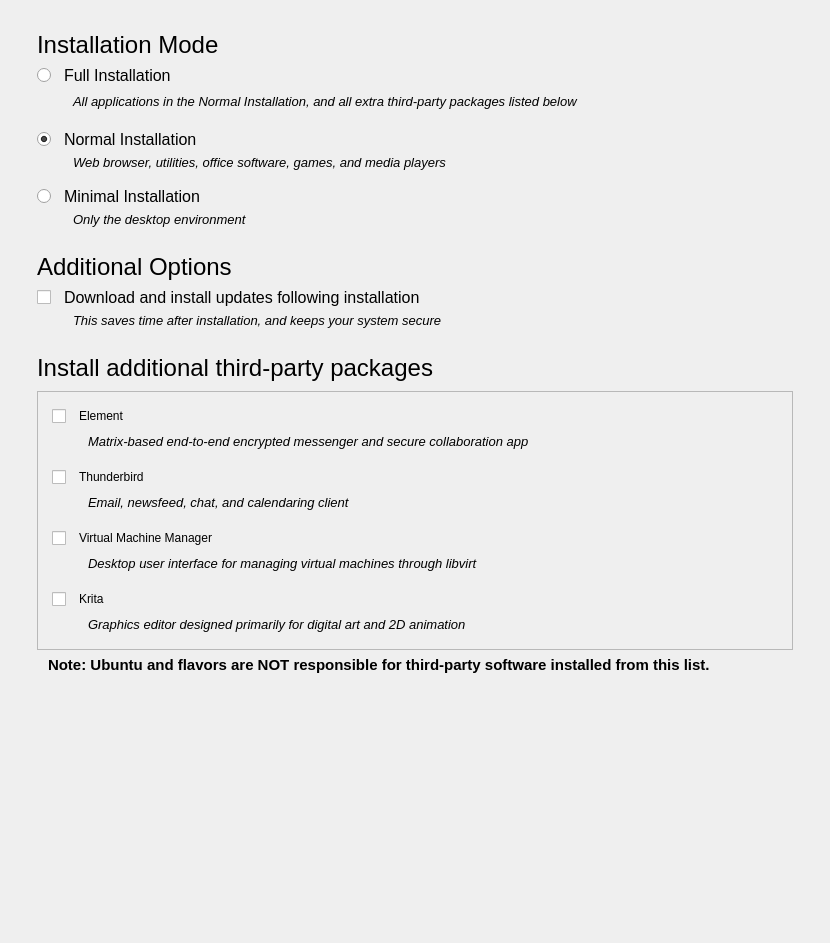
<?xml version="1.0" encoding="UTF-8"?>
<ui version="4.0">
 <class>pkgselect</class>
 <widget class="QWidget" name="pkgselect">
  <property name="geometry">
   <rect>
    <x>0</x>
    <y>0</y>
    <width>830</width>
    <height>943</height>
   </rect>
  </property>
  <property name="windowTitle">
   <string>Form</string>
  </property>
  <property name="styleSheet">
   <string notr="true">QRadioButton {
    spacing: 13px;
}

QCheckBox {
    spacing: 13px;
}

QLabel {
    padding-left: 33px;
    padding-right: 33px;
}</string>
  </property>
  <layout class="QGridLayout" name="gridLayout">
   <item row="17" column="1">
    <spacer name="verticalSpacer_11">
     <property name="orientation">
      <enum>Qt::Vertical</enum>
     </property>
     <property name="sizeType">
      <enum>QSizePolicy::Fixed</enum>
     </property>
     <property name="sizeHint" stdset="0">
      <size>
       <width>20</width>
       <height>3</height>
      </size>
     </property>
    </spacer>
   </item>
   <item row="9" column="1">
    <widget class="QRadioButton" name="minimal_button">
     <property name="maximumSize">
      <size>
       <width>16777215</width>
       <height>21</height>
      </size>
     </property>
     <property name="font">
      <font>
       <pointsize>12</pointsize>
      </font>
     </property>
     <property name="text">
      <string>Minimal Installation</string>
     </property>
    </widget>
   </item>
   <item row="16" column="1">
    <widget class="QLabel" name="extraparty_text">
     <property name="font">
      <font>
       <pointsize>18</pointsize>
       <weight>50</weight>
       <bold>false</bold>
      </font>
     </property>
     <property name="styleSheet">
      <string notr="true">padding-left: 0px; padding-right: 0px;</string>
     </property>
     <property name="text">
      <string>Install additional third-party packages</string>
     </property>
    </widget>
   </item>
   <item row="2" column="1">
    <widget class="QRadioButton" name="full_button">
     <property name="maximumSize">
      <size>
       <width>16777215</width>
       <height>21</height>
      </size>
     </property>
     <property name="font">
      <font>
       <pointsize>12</pointsize>
      </font>
     </property>
     <property name="text">
      <string>Full Installation</string>
     </property>
    </widget>
   </item>
   <item row="10" column="1">
    <widget class="QLabel" name="minimal_text">
     <property name="font">
      <font>
       <pointsize>10</pointsize>
       <italic>true</italic>
      </font>
     </property>
     <property name="text">
      <string>Only the desktop environment</string>
     </property>
    </widget>
   </item>
   <item row="0" column="0">
    <spacer name="left_spacer">
     <property name="orientation">
      <enum>Qt::Horizontal</enum>
     </property>
     <property name="sizeType">
      <enum>QSizePolicy::Minimum</enum>
     </property>
     <property name="sizeHint" stdset="0">
      <size>
       <width>20</width>
       <height>20</height>
      </size>
     </property>
    </spacer>
   </item>
   <item row="0" column="2">
    <spacer name="right_spacer">
     <property name="orientation">
      <enum>Qt::Horizontal</enum>
     </property>
     <property name="sizeType">
      <enum>QSizePolicy::Minimum</enum>
     </property>
     <property name="sizeHint" stdset="0">
      <size>
       <width>20</width>
       <height>20</height>
      </size>
     </property>
    </spacer>
   </item>
   <item row="20" column="1">
    <spacer name="pushup">
     <property name="orientation">
      <enum>Qt::Vertical</enum>
     </property>
     <property name="sizeHint" stdset="0">
      <size>
       <width>20</width>
       <height>40</height>
      </size>
     </property>
    </spacer>
   </item>
   <item row="12" column="1">
    <widget class="QLabel" name="additional_label">
     <property name="font">
      <font>
       <pointsize>18</pointsize>
       <weight>50</weight>
       <bold>false</bold>
      </font>
     </property>
     <property name="styleSheet">
      <string notr="true">padding-left: 0px; padding-right: 0px;</string>
     </property>
     <property name="text">
      <string>Additional Options</string>
     </property>
    </widget>
   </item>
   <item row="3" column="1">
    <widget class="QLabel" name="full_text">
     <property name="font">
      <font>
       <pointsize>10</pointsize>
       <italic>true</italic>
      </font>
     </property>
     <property name="text">
      <string>All applications in the Normal Installation, and all extra third-party packages listed below</string>
     </property>
     <property name="alignment">
      <set>Qt::AlignLeading|Qt::AlignLeft|Qt::AlignTop</set>
     </property>
    </widget>
   </item>
   <item row="8" column="1">
    <spacer name="verticalSpacer_6">
     <property name="orientation">
      <enum>Qt::Vertical</enum>
     </property>
     <property name="sizeType">
      <enum>QSizePolicy::Fixed</enum>
     </property>
     <property name="sizeHint" stdset="0">
      <size>
       <width>20</width>
       <height>10</height>
      </size>
     </property>
    </spacer>
   </item>
   <item row="0" column="1">
    <spacer name="verticalSpacer">
     <property name="orientation">
      <enum>Qt::Vertical</enum>
     </property>
     <property name="sizeType">
      <enum>QSizePolicy::Fixed</enum>
     </property>
     <property name="sizeHint" stdset="0">
      <size>
       <width>20</width>
       <height>20</height>
      </size>
     </property>
    </spacer>
   </item>
   <item row="15" column="1">
    <spacer name="verticalSpacer_3">
     <property name="orientation">
      <enum>Qt::Vertical</enum>
     </property>
     <property name="sizeType">
      <enum>QSizePolicy::Fixed</enum>
     </property>
     <property name="sizeHint" stdset="0">
      <size>
       <width>20</width>
       <height>20</height>
      </size>
     </property>
    </spacer>
   </item>
   <item row="13" column="1">
    <widget class="QCheckBox" name="updates_button">
     <property name="maximumSize">
      <size>
       <width>16777215</width>
       <height>21</height>
      </size>
     </property>
     <property name="font">
      <font>
       <pointsize>12</pointsize>
      </font>
     </property>
     <property name="text">
      <string>Download and install updates following installation</string>
     </property>
    </widget>
   </item>
   <item row="14" column="1">
    <widget class="QLabel" name="updates_text">
     <property name="font">
      <font>
       <pointsize>10</pointsize>
       <italic>true</italic>
      </font>
     </property>
     <property name="text">
      <string>This saves time after installation, and keeps your system secure</string>
     </property>
    </widget>
   </item>
   <item row="7" column="1">
    <widget class="QLabel" name="normal_text">
     <property name="font">
      <font>
       <pointsize>10</pointsize>
       <italic>true</italic>
      </font>
     </property>
     <property name="text">
      <string>Web browser, utilities, office software, games, and media players</string>
     </property>
    </widget>
   </item>
   <item row="11" column="1">
    <spacer name="verticalSpacer_2">
     <property name="orientation">
      <enum>Qt::Vertical</enum>
     </property>
     <property name="sizeType">
      <enum>QSizePolicy::Fixed</enum>
     </property>
     <property name="sizeHint" stdset="0">
      <size>
       <width>20</width>
       <height>20</height>
      </size>
     </property>
    </spacer>
   </item>
   <item row="6" column="1">
    <widget class="QRadioButton" name="normal_button">
     <property name="maximumSize">
      <size>
       <width>16777215</width>
       <height>21</height>
      </size>
     </property>
     <property name="font">
      <font>
       <pointsize>12</pointsize>
      </font>
     </property>
     <property name="text">
      <string>Normal Installation</string>
     </property>
     <property name="checked">
      <bool>true</bool>
     </property>
    </widget>
   </item>
   <item row="19" column="0" colspan="3">
    <widget class="QLabel" name="mandatory_warning_label">
     <property name="font">
      <font>
       <pointsize>11</pointsize>
       <weight>75</weight>
       <italic>false</italic>
       <bold>true</bold>
      </font>
     </property>
     <property name="text">
      <string>Note: Ubuntu and flavors are NOT responsible for third-party software installed from this list.</string>
     </property>
     <property name="wordWrap">
      <bool>true</bool>
     </property>
    </widget>
   </item>
   <item row="1" column="1">
    <widget class="QLabel" name="apps_label">
     <property name="font">
      <font>
       <pointsize>18</pointsize>
       <weight>50</weight>
       <bold>false</bold>
      </font>
     </property>
     <property name="styleSheet">
      <string notr="true">padding-left: 0px; padding-right: 0px;</string>
     </property>
     <property name="text">
      <string>Installation Mode</string>
     </property>
    </widget>
   </item>
   <item row="18" column="1">
    <widget class="QScrollArea" name="extraparty_scroll">
     <property name="widgetResizable">
      <bool>true</bool>
     </property>
     <widget class="QWidget" name="extraparty_scrollhouse">
      <property name="geometry">
       <rect>
        <x>0</x>
        <y>0</y>
        <width>762</width>
        <height>281</height>
       </rect>
      </property>
      <layout class="QGridLayout" name="gridLayout_2">
       <item row="8" column="1">
        <widget class="QCheckBox" name="virtmanager_button">
         <property name="maximumSize">
          <size>
           <width>16777215</width>
           <height>21</height>
          </size>
         </property>
         <property name="text">
          <string>Virtual Machine Manager</string>
         </property>
        </widget>
       </item>
       <item row="1" column="1">
        <widget class="QCheckBox" name="element_button">
         <property name="maximumSize">
          <size>
           <width>16777215</width>
           <height>21</height>
          </size>
         </property>
         <property name="text">
          <string>Element</string>
         </property>
        </widget>
       </item>
       <item row="11" column="1">
        <widget class="QCheckBox" name="krita_button">
         <property name="maximumSize">
          <size>
           <width>16777215</width>
           <height>21</height>
          </size>
         </property>
         <property name="text">
          <string>Krita</string>
         </property>
        </widget>
       </item>
       <item row="6" column="1">
        <spacer name="thunderbird_spacer">
         <property name="orientation">
          <enum>Qt::Vertical</enum>
         </property>
         <property name="sizeType">
          <enum>QSizePolicy::Fixed</enum>
         </property>
         <property name="sizeHint" stdset="0">
          <size>
           <width>20</width>
           <height>10</height>
          </size>
         </property>
        </spacer>
       </item>
       <item row="2" column="1">
        <widget class="QLabel" name="element_text">
         <property name="font">
          <font>
           <pointsize>10</pointsize>
           <italic>true</italic>
          </font>
         </property>
         <property name="text">
          <string>Matrix-based end-to-end encrypted messenger and secure collaboration app</string>
         </property>
        </widget>
       </item>
       <item row="10" column="1">
        <spacer name="verticalSpacer_10">
         <property name="orientation">
          <enum>Qt::Vertical</enum>
         </property>
         <property name="sizeType">
          <enum>QSizePolicy::Fixed</enum>
         </property>
         <property name="sizeHint" stdset="0">
          <size>
           <width>20</width>
           <height>10</height>
          </size>
         </property>
        </spacer>
       </item>
       <item row="9" column="1">
        <widget class="QLabel" name="virtmanager_text">
         <property name="font">
          <font>
           <pointsize>10</pointsize>
           <italic>true</italic>
          </font>
         </property>
         <property name="text">
          <string>Desktop user interface for managing virtual machines through libvirt</string>
         </property>
        </widget>
       </item>
       <item row="0" column="1">
        <spacer name="verticalSpacer_4">
         <property name="orientation">
          <enum>Qt::Vertical</enum>
         </property>
         <property name="sizeType">
          <enum>QSizePolicy::Fixed</enum>
         </property>
         <property name="sizeHint" stdset="0">
          <size>
           <width>1</width>
           <height>5</height>
          </size>
         </property>
        </spacer>
       </item>
       <item row="5" column="1">
        <widget class="QLabel" name="thunderbird_text">
         <property name="font">
          <font>
           <pointsize>10</pointsize>
           <italic>true</italic>
          </font>
         </property>
         <property name="text">
          <string>Email, newsfeed, chat, and calendaring client</string>
         </property>
        </widget>
       </item>
       <item row="4" column="1">
        <widget class="QCheckBox" name="thunderbird_button">
         <property name="maximumSize">
          <size>
           <width>16777215</width>
           <height>21</height>
          </size>
         </property>
         <property name="text">
          <string>Thunderbird</string>
         </property>
        </widget>
       </item>
       <item row="3" column="1">
        <spacer name="verticalSpacer_8">
         <property name="orientation">
          <enum>Qt::Vertical</enum>
         </property>
         <property name="sizeType">
          <enum>QSizePolicy::Fixed</enum>
         </property>
         <property name="sizeHint" stdset="0">
          <size>
           <width>20</width>
           <height>10</height>
          </size>
         </property>
        </spacer>
       </item>
       <item row="13" column="1">
        <spacer name="pushup_tiny">
         <property name="orientation">
          <enum>Qt::Vertical</enum>
         </property>
         <property name="sizeType">
          <enum>QSizePolicy::Fixed</enum>
         </property>
         <property name="sizeHint" stdset="0">
          <size>
           <width>20</width>
           <height>6</height>
          </size>
         </property>
        </spacer>
       </item>
       <item row="1" column="0">
        <spacer name="horizontalSpacer_12">
         <property name="orientation">
          <enum>Qt::Horizontal</enum>
         </property>
         <property name="sizeType">
          <enum>QSizePolicy::Fixed</enum>
         </property>
         <property name="sizeHint" stdset="0">
          <size>
           <width>5</width>
           <height>20</height>
          </size>
         </property>
        </spacer>
       </item>
       <item row="12" column="1">
        <widget class="QLabel" name="krita_text">
         <property name="font">
          <font>
           <pointsize>10</pointsize>
           <italic>true</italic>
          </font>
         </property>
         <property name="text">
          <string>Graphics editor designed primarily for digital art and 2D animation</string>
         </property>
        </widget>
       </item>
      </layout>
     </widget>
    </widget>
   </item>
   <item row="4" column="1">
    <spacer name="verticalSpacer_5">
     <property name="orientation">
      <enum>Qt::Vertical</enum>
     </property>
     <property name="sizeType">
      <enum>QSizePolicy::Fixed</enum>
     </property>
     <property name="sizeHint" stdset="0">
      <size>
       <width>20</width>
       <height>10</height>
      </size>
     </property>
    </spacer>
   </item>
  </layout>
 </widget>
 <resources/>
 <connections/>
</ui>
